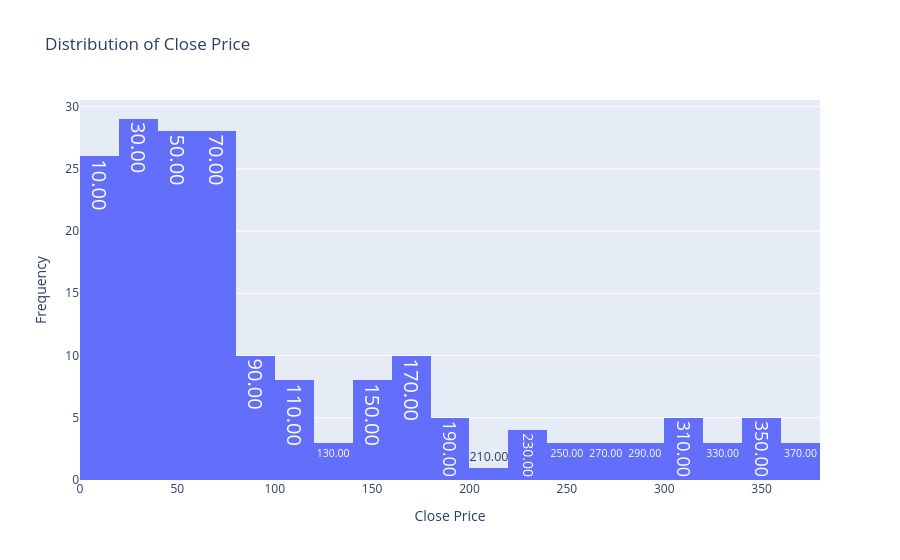

Notebook cell for this chart:
### Markdown cell above
#### Chart - 2 - Distribution of Close Price (Histogram)

### Code cell
# Chart - 2 visualization code
fig2 = px.histogram(df, x='Close', nbins=30, title='Distribution of Close Price')
fig2.update_traces(texttemplate='%{x:.2f}',textfont_size=20,textposition='auto')
fig2.update_layout(xaxis=dict(title_text='Close Price'),yaxis=dict(title_text='Frequency'))
fig2.show()

### Figure 1 — Plotly figure (JSON) as saved in the notebook; plotly's stock layout.template omitted (floating-point values rounded to 4 significant figures; data arrays with more than 128 entries replaced by an {"elided": "..."} marker saying what was removed)
{"data": [{"alignmentgroup": "True", "bingroup": "x", "hovertemplate": "Close=%{x}<br>count=%{y}<extra></extra>", "legendgroup": "", "marker": {"color": "#636efa", "pattern": {"shape": ""}}, "name": "", "nbinsx": 30, "offsetgroup": "", "orientation": "v", "showlegend": false, "textfont": {"size": 20}, "textposition": "auto", "texttemplate": "%{x:.2f}", "type": "histogram", "x": {"elided": "185 float values"}, "xaxis": "x", "yaxis": "y"}], "layout": {"barmode": "relative", "legend": {"tracegroupgap": 0}, "title": {"text": "Distribution of Close Price"}, "xaxis": {"anchor": "y", "domain": [0, 1], "title": {"text": "Close Price"}}, "yaxis": {"anchor": "x", "domain": [0, 1], "title": {"text": "Frequency"}}}}
